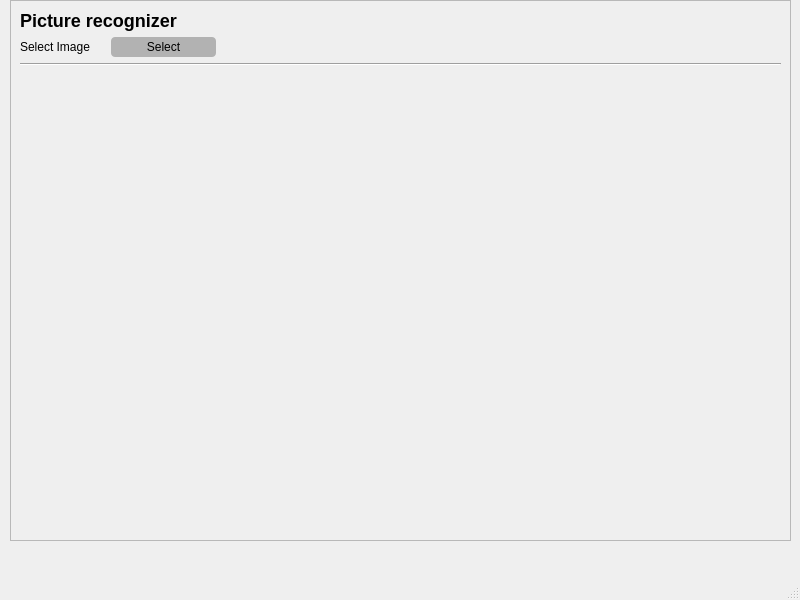
<?xml version="1.0" encoding="UTF-8"?>
<ui version="4.0">
 <class>MainWindow</class>
 <widget class="QMainWindow" name="MainWindow">
  <property name="geometry">
   <rect>
    <x>0</x>
    <y>0</y>
    <width>800</width>
    <height>600</height>
   </rect>
  </property>
  <property name="windowTitle">
   <string>MainWindow</string>
  </property>
  <widget class="QWidget" name="centralwidget">
   <widget class="QScrollArea" name="scrollArea">
    <property name="geometry">
     <rect>
      <x>10</x>
      <y>0</y>
      <width>781</width>
      <height>541</height>
     </rect>
    </property>
    <property name="widgetResizable">
     <bool>true</bool>
    </property>
    <widget class="QWidget" name="scrollAreaWidgetContents">
     <property name="geometry">
      <rect>
       <x>0</x>
       <y>0</y>
       <width>779</width>
       <height>539</height>
      </rect>
     </property>
     <layout class="QVBoxLayout" name="verticalLayout_5">
      <item>
       <layout class="QHBoxLayout" name="horizontalLayout_5">
        <property name="sizeConstraint">
         <enum>QLayout::SetMinimumSize</enum>
        </property>
        <item>
         <widget class="QLabel" name="label_count_faces_2">
          <property name="maximumSize">
           <size>
            <width>16777215</width>
            <height>30</height>
           </size>
          </property>
          <property name="styleSheet">
           <string notr="true">font-size: 18px;
font-weight: 500;</string>
          </property>
          <property name="text">
           <string>Picture recognizer </string>
          </property>
         </widget>
        </item>
        <item>
         <spacer name="horizontalSpacer">
          <property name="orientation">
           <enum>Qt::Horizontal</enum>
          </property>
          <property name="sizeHint" stdset="0">
           <size>
            <width>40</width>
            <height>20</height>
           </size>
          </property>
         </spacer>
        </item>
       </layout>
      </item>
      <item>
       <layout class="QVBoxLayout" name="verticalLayout_4">
        <item>
         <layout class="QHBoxLayout" name="horizontalLayout_4">
          <property name="sizeConstraint">
           <enum>QLayout::SetMinimumSize</enum>
          </property>
          <item>
           <widget class="QLabel" name="label_count_faces">
            <property name="maximumSize">
             <size>
              <width>16777215</width>
              <height>30</height>
             </size>
            </property>
            <property name="text">
             <string>Select Image</string>
            </property>
           </widget>
          </item>
          <item>
           <widget class="QPushButton" name="buttonSelectImage">
            <property name="enabled">
             <bool>true</bool>
            </property>
            <property name="minimumSize">
             <size>
              <width>120</width>
              <height>20</height>
             </size>
            </property>
            <property name="styleSheet">
             <string notr="true">color: rgb(0, 0, 0);
margin-left: 15px;
border-radius: 4px;
background-color: rgb(178, 178, 178);</string>
            </property>
            <property name="text">
             <string>Select</string>
            </property>
            <property name="checkable">
             <bool>false</bool>
            </property>
            <property name="autoDefault">
             <bool>true</bool>
            </property>
            <property name="default">
             <bool>false</bool>
            </property>
           </widget>
          </item>
          <item>
           <spacer name="horizontalSpacer_6">
            <property name="orientation">
             <enum>Qt::Horizontal</enum>
            </property>
            <property name="sizeHint" stdset="0">
             <size>
              <width>40</width>
              <height>20</height>
             </size>
            </property>
           </spacer>
          </item>
         </layout>
        </item>
       </layout>
      </item>
      <item>
       <widget class="Line" name="line">
        <property name="orientation">
         <enum>Qt::Horizontal</enum>
        </property>
       </widget>
      </item>
      <item>
       <spacer name="verticalSpacer">
        <property name="orientation">
         <enum>Qt::Vertical</enum>
        </property>
        <property name="sizeHint" stdset="0">
         <size>
          <width>20</width>
          <height>40</height>
         </size>
        </property>
       </spacer>
      </item>
     </layout>
    </widget>
   </widget>
  </widget>
  <widget class="QMenuBar" name="menubar">
   <property name="geometry">
    <rect>
     <x>0</x>
     <y>0</y>
     <width>800</width>
     <height>24</height>
    </rect>
   </property>
  </widget>
  <widget class="QStatusBar" name="statusbar"/>
 </widget>
 <resources/>
 <connections/>
</ui>
